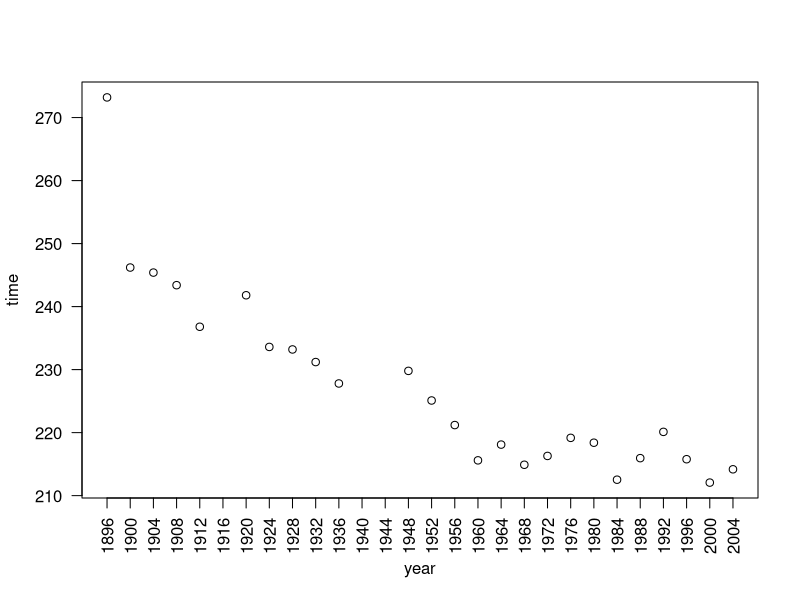

The R script that drew this image:
library(HSAUR3)


### Name: men1500m
### Title: Winners of the Olympic Men's 1500m
### Aliases: men1500m
### Keywords: datasets

### ** Examples


  data("men1500m", package = "HSAUR3")
  op <- par(las = 2)
  plot(time ~ year, data = men1500m, axes = FALSE)
  yrs <- seq(from = 1896, to = 2004, by = 4)
  axis(1, at = yrs, labels = yrs)
  axis(2)
  box()
  par(op)
